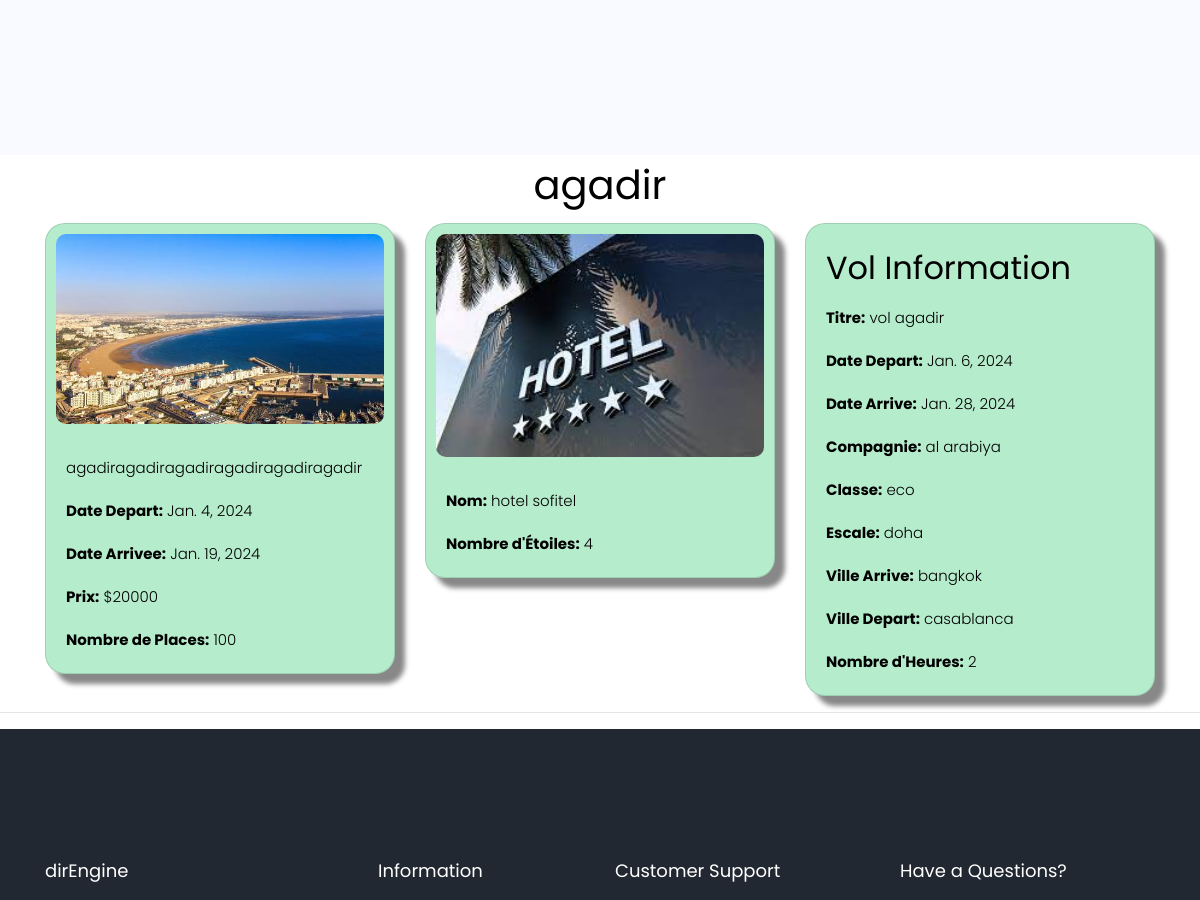
Before: /detailsvoyage/1/ (middle part) with the older database file.
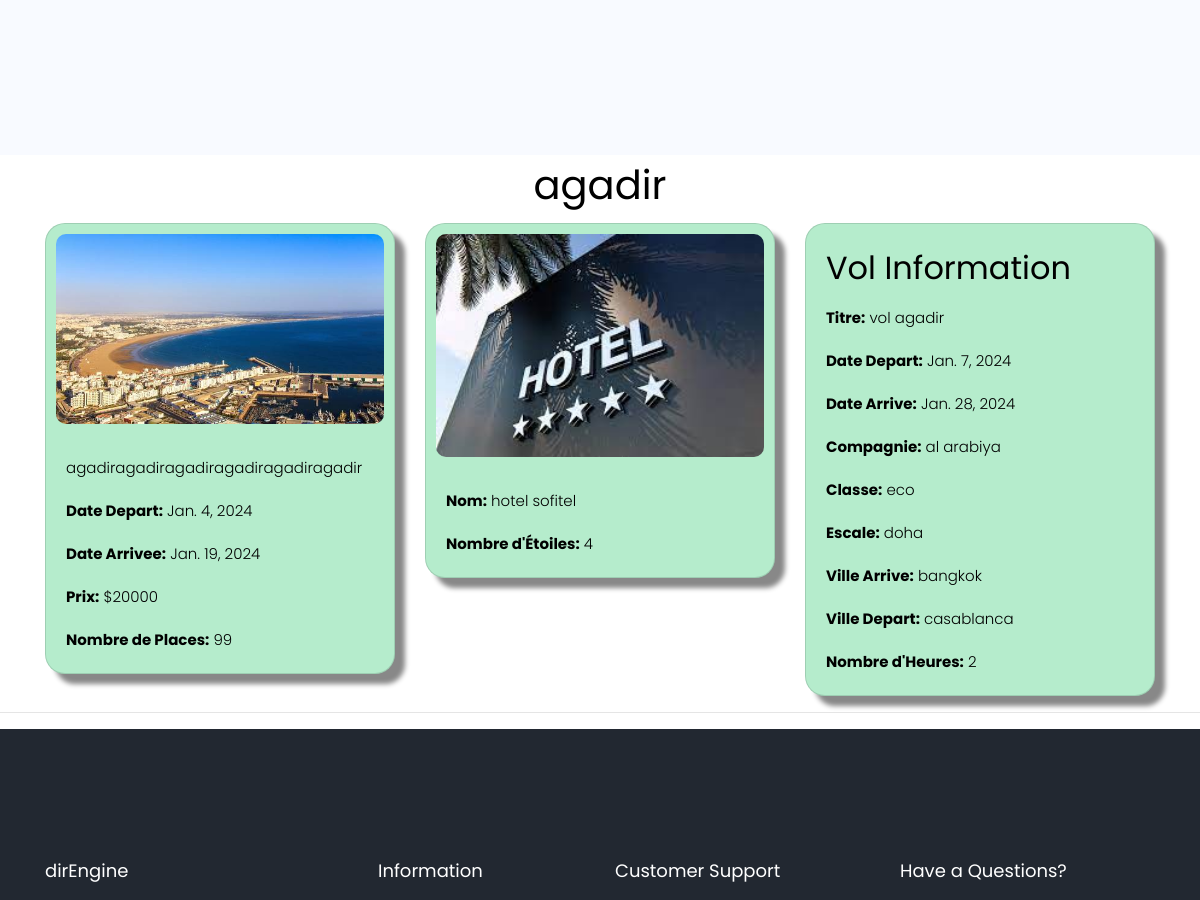
After: the same page with the newer database file.
### app1/models.py (models this page shows, shortened)
class Voyage(models.Model):
    titre = models.CharField(max_length=100)
    description = models.TextField(max_length=1000)
    date_depart = models.DateField()
    date_arrivee = models.DateField()
    prix = models.IntegerField(null=False, blank=False)#🚩here can be blank because it's only admin tasks , it can be that the admin dont know yet the price of the voyage
    nbr_places = models.IntegerField(null=False, blank=False)  #7ydt validators 7it daro liya mochkil
    image_voyage = models.ImageField(default = "voyagepic.png",null=True , blank=True)
    categorie = models.ForeignKey('Categorie', on_delete=models.CASCADE )
    vol = models.ForeignKey('Vol',on_delete=models.CASCADE)
    hotel = models.ForeignKey('Hotel',on_delete=models.CASCADE)

class Hotel(models.Model):
    nom = models.TextField(max_length=100)
    NBR_ETOILE = [
        (1, '1 Star'),
        (2, '2 Stars'),
        (3, '3 Stars'),
        (4, '4 Stars'),
        (5, '5 Stars'),
    ]
    nbr_etoiles = models.IntegerField(choices=NBR_ETOILE, null=False, blank=False)
    nbr_chambres = models.IntegerField(null=False, blank=False)
    hotel_image = models.ImageField(default = "hotel.jpeg",null=True , blank=True)

class Vol(models.Model) :
    id = models.AutoField(primary_key=True)
    titre = models.CharField(max_length=100,default='titre1')
    date_depart = models.DateField(null=False , blank=False)
    date_arrive = models.DateField(null=False,blank=False)
    compagnie = models.CharField(null=False , blank=False , max_length=100)
    CLASSE_CHOICES =[
        ('eco','economie'),
        ('bsn','bisness')
    ]
    classe = models.CharField(choices=CLASSE_CHOICES,null=False, blank=False ,max_length=100)
    escale = models.CharField(max_length=100 ,null=False , blank=False)
    ville_arrive = models.CharField(max_length=100 ,null=False , blank=False)
    ville_depart = models.CharField(max_length=100 ,null=False , blank=False)
    nbr_heure = models.IntegerField(null=False, blank=False)

### app1/views.py (the view)
# urls.py: path('detailsvoyage/<str:pk>/', views.detailsvoyage, name='detailsvoyage'),
def detailsvoyage(request,pk) :
    voyage = Voyage.objects.get(id=pk)
    context = {'voyage':voyage}
    return render(request,"app1/detailsvoyage.html",context)

### app1/templates/app1/detailsvoyage.html (shortened to what this page needs)
{% extends 'app1/main.html' %}
{% load static %}
{% block content %}
<div class="container">
  <div class="row">
    <div class="col-md-12">
      <h1 class="text-center">{{ voyage.titre }}</h1>
    </div>
    <div class="col-md-4">
      <div class="card voyage-card">
        <img class="card-img-top" src="{{ voyage.image_voyage.url }}" alt="{{ voyage.titre }} Image">
        <div class="card-body">
          <p class="card-text">{{ voyage.description }}</p>
          <p class="card-text"><span class="field-value">Date Depart:</span> {{ voyage.date_depart }}</p>
          <p class="card-text"><span class="field-value">Date Arrivee:</span> {{ voyage.date_arrivee }}</p>
          <p class="card-text"><span class="field-value">Prix:</span> ${{ voyage.prix }}</p>
          <p class="card-text"><span class="field-value">Nombre de Places:</span> {{ voyage.nbr_places }}</p>
        </div>
      </div>
    </div>
    <div class="col-md-4">
      <div class="card">
        <img class="card-img-top" src="{{ voyage.hotel.hotel_image.url }}" alt="{{ voyage.hotel.nom }} Image">
        <div class="card-body">
          <p class="card-text"><span class="field-value">Nom:</span> {{ voyage.hotel.nom }}</p>
          <p class="card-text"><span class="field-value">Nombre d'Étoiles:</span> {{ voyage.hotel.nbr_etoiles }}</p>
        </div>
      </div>
    </div>
    <div class="col-md-4">
      <div class="card">
        <div class="card-body">
          <h2 class="card-title">Vol Information</h2>
          <p class="card-text"><span class="field-value">Titre:</span> {{ voyage.vol.titre }}</p>
          <p class="card-text"><span class="field-value">Date Depart:</span> {{ voyage.vol.date_depart }}</p>
          <p class="card-text"><span class="field-value">Date Arrive:</span> {{ voyage.vol.date_arrive }}</p>
          <p class="card-text"><span class="field-value">Compagnie:</span> {{ voyage.vol.compagnie }}</p>
          <p class="card-text"><span class="field-value">Classe:</span> {{ voyage.vol.classe }}</p>
          <p class="card-text"><span class="field-value">Escale:</span> {{ voyage.vol.escale }}</p>
          <p class="card-text"><span class="field-value">Ville Arrive:</span> {{ voyage.vol.ville_arrive }}</p>
          <p class="card-text"><span class="field-value">Ville Depart:</span> {{ voyage.vol.ville_depart }}</p>
          <p class="card-text"><span class="field-value">Nombre d'Heures:</span> {{ voyage.vol.nbr_heure }}</p>
        </div>
      </div>
    </div>
  </div>
</div>
{% endblock content %}

### app1/templates/app1/main.html (shortened to what this page needs)
{% load static %}
<!DOCTYPE html>
<html>
<head>
	<link rel="stylesheet" href="https://stackpath.bootstrapcdn.com/bootstrap/4.3.1/css/bootstrap.min.css">
 <link rel="stylesheet" href="{% static '/css/main.css'%}">
<link rel="stylesheet" href="{% static '/css/open-iconic-bootstrap.min.css'%}">
<link rel="stylesheet" href="{% static '/css/animate.css'%}">
<link rel="stylesheet" href="{% static '/css/owl.carousel.min.css'%}">
<link rel="stylesheet" href="{% static '/css/owl.theme.default.min.css'%}">
<link rel="stylesheet" href="{% static '/css/magnific-popup.css'%}">
<link rel="stylesheet" href="{% static '/css/aos.css'%}">
<link rel="stylesheet" href="{% static '/css/ionicons.min.css'%}">
<link rel="stylesheet" href="{% static '/css/bootstrap-datepicker.css'%}">
<link rel="stylesheet" href="{% static '/css/jquery.timepicker.css'%}">
<link rel="stylesheet" href="{% static '/css/flaticon.css'%}">
<link rel="stylesheet" href="{% static '/css/icomoon.css'%}">
<link rel="stylesheet" href="{% static '/css/style.css'%}">
</head>
<body>
	{%  include 'app1/navbar.html' %}
	<div class="container-fluid">
	{% block content %}
	{% endblock %}
    </div>
	<hr>
	{%  include 'app1/footer.html' %}
</body>
</html>

### app1/templates/app1/navbar.html (shortened to what this page needs)
{% load static %}
<section class="ftco-section services-section bg-light">
  <div class="container">
    <div class="row d-flex">
    </div>
  </div>
</section>

### app1/templates/app1/footer.html (shortened to what this page needs)
<footer class="ftco-footer ftco-bg-dark ftco-section">
  <div class="container">
    <div class="row mb-5">
      <div class="col-md">
        <div class="ftco-footer-widget mb-4">
          <h2 class="ftco-heading-2">dirEngine</h2>
        </div>
      </div>
      <div class="col-md">
        <div class="ftco-footer-widget mb-4 ml-md-5">
          <h2 class="ftco-heading-2">Information</h2>
        </div>
      </div>
      <div class="col-md">
         <div class="ftco-footer-widget mb-4">
          <h2 class="ftco-heading-2">Customer Support</h2>
        </div>
      </div>
      <div class="col-md">
        <div class="ftco-footer-widget mb-4">
          <h2 class="ftco-heading-2">Have a Questions?</h2>
        </div>
      </div>
    </div>
  </div>
</footer>

### static/css/main.css (style rules this page uses)
body { background-color: #ebeff5; }

### app1/templates/app1/detailsvoyage.html (style rules this page uses)
.card { border-radius: 20px; background-color: rgb(181, 236, 204); box-shadow: 10px 10px 5px #888888; }
.card-img-top { border-radius: 20px; padding: 10px; }
.card-text { font-size: 15px; color: black; }
.field-value { font-weight: bold; color: black; }

Changed rows visible on the page:
changed Voyage "agadir": nbr_places "100" → "99"; vol.date_depart "Jan. 6, 2024" → "Jan. 7, 2024"
